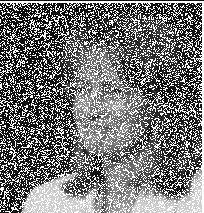
#> input picture Coding/Noisy_image.png, 204 x 213 px
$ python fourier_filtering.py
#> lines starting #> are read from the running program, lines starting #| are printed output that depends on the picture
import cv2
import numpy as np


#Part C
img = cv2.imread("Noisy_image.png", cv2.IMREAD_COLOR)
#> img is the input picture: shape (213, 204, 3); min 12, max 255, mean 122.5
imageHeight = len(img)
#> imageHeight = 213
imageWidth = len(img[0])
#> imageWidth = 204

imgGray = np.zeros([imageHeight, imageWidth], dtype=np.uint8)
for i in range(imageHeight):
  for j in range(imageWidth):
    imgGray[i, j] =  int((0.299+img[i][j][0] + 0.587+img[i][j][1] + 0.114+img[i][j][2]) / 3)


imageHeight = len(imgGray)
imageWidth = len(imgGray[0])

fourierTrans = cv2.dft(np.float32(imgGray), flags = cv2.DFT_COMPLEX_OUTPUT)
fourierTransShift = np.fft.fftshift(fourierTrans)

magSpecFT = 20*np.log(cv2.magnitude(fourierTransShift[:,:,0],fourierTransShift[:,:,1]))
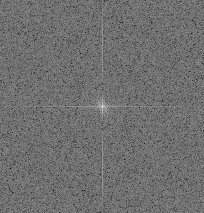
#> magSpecFT: shape (213, 204) float32; min 101.5, max 309.7, mean 192.7; drawn with min black and max white
cv2.imwrite("converted_fourier.png", magSpecFT)
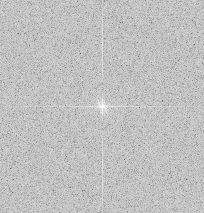
#> saved as converted_fourier.png: shape (213, 204); min 101, max 255, mean 192.7

heightFT = len(fourierTransShift)
#> heightFT = 213
widthFT = len(fourierTransShift[0])
#> widthFT = 204

PadDft_shift = np.zeros([heightFT+2, widthFT+2,2], dtype=np.float32)

for i in range(imageHeight):
    for j in range(imageWidth):
        if i == 0 or j == 0:
            PadDft_shift[i,j] = 0
        else:
            PadDft_shift[i,j] = fourierTransShift[i-1,j-1]


midRow = int(imageHeight/2)
#> midRow = 106
midCol = int(imageWidth/2)
#> midCol = 102

filter = np.zeros((imageHeight,imageWidth,2), dtype=np.uint8)
grayBack = np.zeros((imageHeight,imageWidth,2), dtype=np.uint8)

filter[midRow-30:midRow+30, midCol-30:midCol+30] = 1

fshift = fourierTransShift * filter

f_ishift = np.fft.ifftshift(fshift)
grayBack = cv2.idft(f_ishift)
grayBack = cv2.magnitude(grayBack[:,:,0],grayBack[:,:,1])
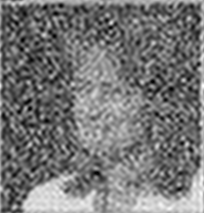
#> grayBack: shape (213, 204) float32; min 32495.9, max 11439523, mean 5324122.5; drawn with min black and max white

max=0
for i in range(imageHeight):
    for j in range(imageWidth):
        if grayBack[i,j] > max:
            max = grayBack[i,j]
#> after the loop, max = 11439523

grayBack = grayBack/max
grayBack = grayBack * 255

cv2.imwrite("gaussian_fourier.png", grayBack)

$ run again, with Coding/Uexposed.png copied over Coding/Noisy_image.png
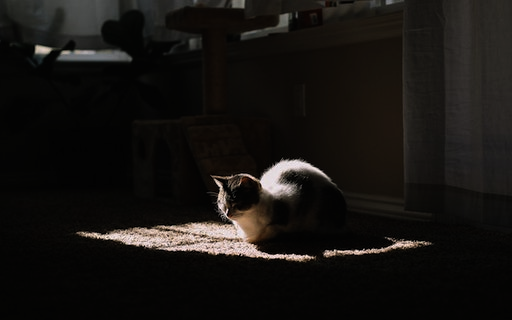
#> input picture Coding/Uexposed.png, 512 x 320 px
#> img is the input picture: shape (320, 512, 3); mean B, G, R 17.5, 19.9, 22.4
#> imageHeight = 320
#> imageWidth = 512
#> `cv2.imwrite("converted_fourier.png", magSpecFT)`:
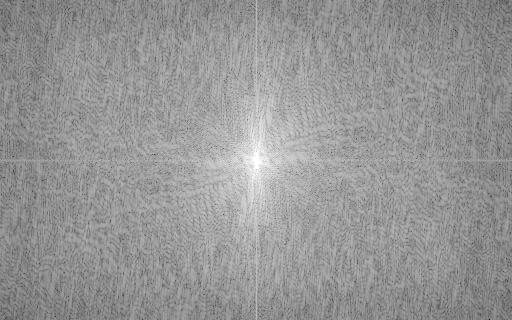
#> saved as converted_fourier.png: shape (320, 512); min 31, max 255, mean 150
#> heightFT = 320
#> widthFT = 512
#> midRow = 160
#> midCol = 256
#> `grayBack = cv2.magnitude(grayBack[:,:,0],grayBack[:,:,1])`:
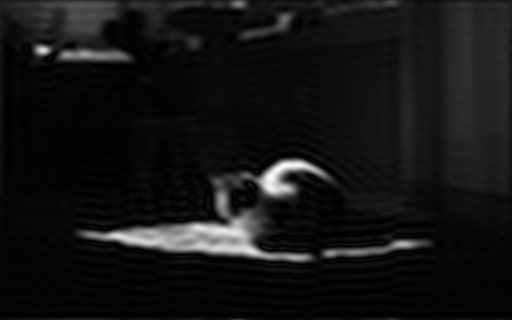
#> grayBack: shape (320, 512) float32; min 1212.9, max 41478360, mean 3328360.2; drawn with min black and max white
#> after the loop `for i in range(imageHeight):`: max = 41478360
